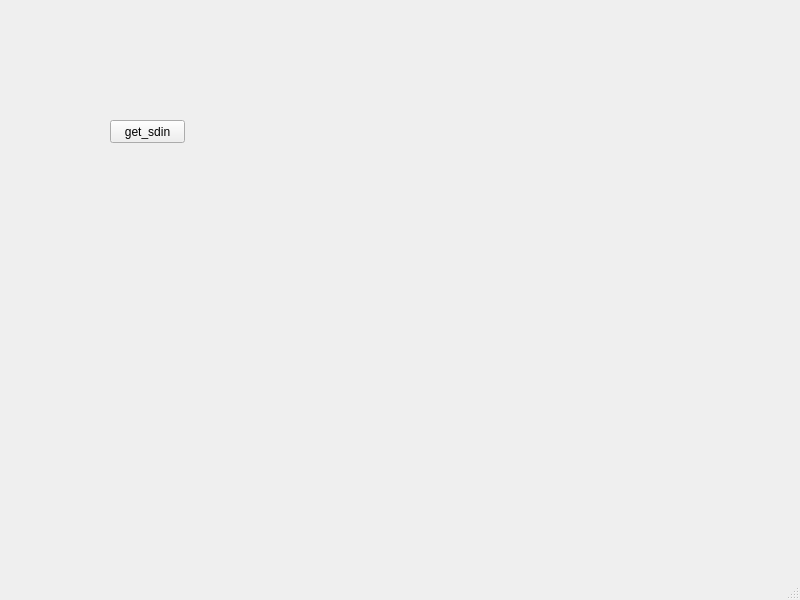
<?xml version="1.0" encoding="UTF-8"?>
<ui version="4.0">
 <class>MainWindow</class>
 <widget class="QMainWindow" name="MainWindow">
  <property name="geometry">
   <rect>
    <x>0</x>
    <y>0</y>
    <width>800</width>
    <height>600</height>
   </rect>
  </property>
  <property name="windowTitle">
   <string>MainWindow</string>
  </property>
  <widget class="QWidget" name="centralwidget">
   <widget class="QPushButton" name="pushButton">
    <property name="geometry">
     <rect>
      <x>110</x>
      <y>120</y>
      <width>75</width>
      <height>23</height>
     </rect>
    </property>
    <property name="text">
     <string>get_sdin</string>
    </property>
   </widget>
  </widget>
  <widget class="QMenuBar" name="menubar">
   <property name="geometry">
    <rect>
     <x>0</x>
     <y>0</y>
     <width>800</width>
     <height>23</height>
    </rect>
   </property>
  </widget>
  <widget class="QStatusBar" name="statusbar"/>
 </widget>
 <resources/>
 <connections/>
</ui>
